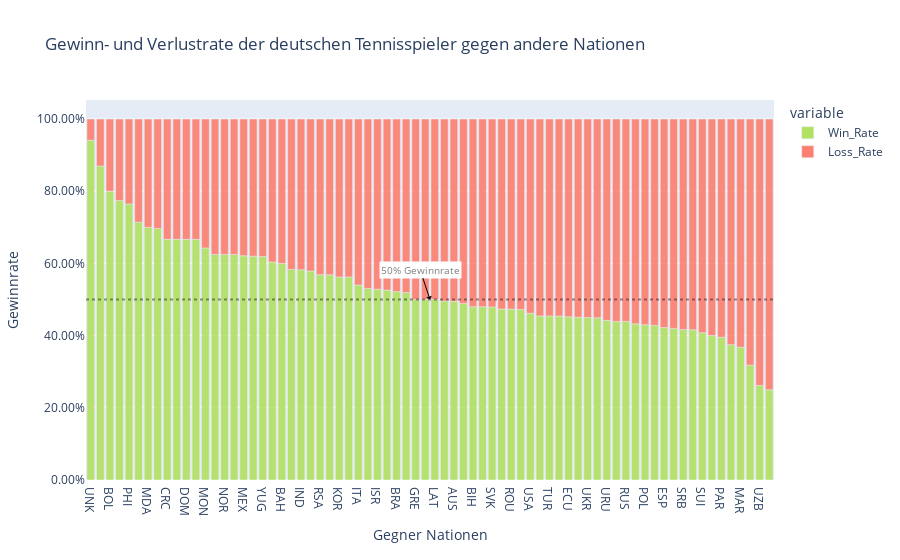

The notebook cell saved with this chart:
### Code cell
fig = px.bar(performance.sort_values('Win_Rate', ascending=False), 
            y=['Win_Rate', 'Loss_Rate'], 
            title='Gewinn- und Verlustrate der deutschen Tennisspieler gegen andere Nationen',
            hover_data=['Siege', 'Niederlagen'],
            color_discrete_sequence=["#b2e061", "#fd7f6f"],
            opacity=0.9)

fig.add_hline(y=0.5, opacity=0.4, line_dash='dot', line_color='black')

fig.add_annotation(text="50% Gewinnrate",
                xref='paper',
                y=performance['Win_Rate'].median(),
                arrowhead=1, 
                showarrow=True, 
                arrowcolor='black',        
                bgcolor='white',
                font=dict(size=10, color='grey'))


fig.update_yaxes(tickformat=".2%")
fig.update_yaxes(title='Gewinnrate')
fig.update_xaxes(title='Gegner Nationen')
fig.show()

### Figure 1 — Plotly figure (JSON) as saved in the notebook; plotly's stock layout.template omitted (floating-point values rounded to 4 significant figures; data arrays with more than 128 entries replaced by an {"elided": "..."} marker saying what was removed)
{"data": [{"alignmentgroup": "True", "customdata": {"elided": "72x2 int values"}, "hovertemplate": "variable=Win_Rate<br>index=%{x}<br>value=%{y}<br>Siege=%{customdata[0]}<br>Niederlagen=%{customdata[1]}<extra></extra>", "legendgroup": "Win_Rate", "marker": {"color": "#b2e061", "opacity": 0.9, "pattern": {"shape": ""}}, "name": "Win_Rate", "offsetgroup": "Win_Rate", "orientation": "v", "showlegend": true, "textposition": "auto", "type": "bar", "x": ["UNK", "VEN", "BOL", "TPE", "PHI", "CHN", "MDA", "THA", "CRC", "TUN", "DOM", "SLO", "MON", "DEN", "NOR", "ARM", "MEX", "POR", "YUG", "BLR", "BAH", "KAZ", "IND", "COL", "RSA", "JPN", "KOR", "EGY", "ITA", "BEL", "ISR", "CAN", "BRA", "AUT", "GRE", "GER", "LAT", "HUN", "AUS", "FRA", "BIH", "GEO", "SVK", "LUX", "ROU", "NED", "USA", "GBR", "TUR", "SWE", "ECU", "FIN", "UKR", "CZE", "URU", "NZL", "RUS", "CRO", "POL", "ARG", "ESP", "PER", "SRB", "CHI", "SUI", "BUL", "PAR", "ZIM", "MAR", "LTU", "UZB", "CYP"], "xaxis": "x", "y": [0.9412, 0.8696, 0.8, 0.7742, 0.7647, 0.7143, 0.7, 0.697, 0.6667, 0.6667, 0.6667, 0.6667, 0.6429, 0.625, 0.625, 0.625, 0.6212, 0.62, 0.619, 0.6038, 0.6, 0.5833, 0.5825, 0.5789, 0.5688, 0.5683, 0.5625, 0.5625, 0.5402, 0.5307, 0.5285, 0.526, 0.5219, 0.5194, 0.5, 0.5, 0.5, 0.4959, 0.4949, 0.4887, 0.48, 0.48, 0.4794, 0.4737, 0.4735, 0.4725, 0.4618, 0.4545, 0.4545, 0.454, 0.4521, 0.451, 0.45, 0.4494, 0.4423, 0.4394, 0.4392, 0.4325, 0.4301, 0.4282, 0.4224, 0.42, 0.4167, 0.4163, 0.4082, 0.4, 0.3953, 0.375, 0.3676, 0.3182, 0.2619, 0.25], "yaxis": "y"}, {"alignmentgroup": "True", "customdata": {"elided": "72x2 int values"}, "hovertemplate": "variable=Loss_Rate<br>index=%{x}<br>value=%{y}<br>Siege=%{customdata[0]}<br>Niederlagen=%{customdata[1]}<extra></extra>", "legendgroup": "Loss_Rate", "marker": {"color": "#fd7f6f", "opacity": 0.9, "pattern": {"shape": ""}}, "name": "Loss_Rate", "offsetgroup": "Loss_Rate", "orientation": "v", "showlegend": true, "textposition": "auto", "type": "bar", "x": ["UNK", "VEN", "BOL", "TPE", "PHI", "CHN", "MDA", "THA", "CRC", "TUN", "DOM", "SLO", "MON", "DEN", "NOR", "ARM", "MEX", "POR", "YUG", "BLR", "BAH", "KAZ", "IND", "COL", "RSA", "JPN", "KOR", "EGY", "ITA", "BEL", "ISR", "CAN", "BRA", "AUT", "GRE", "GER", "LAT", "HUN", "AUS", "FRA", "BIH", "GEO", "SVK", "LUX", "ROU", "NED", "USA", "GBR", "TUR", "SWE", "ECU", "FIN", "UKR", "CZE", "URU", "NZL", "RUS", "CRO", "POL", "ARG", "ESP", "PER", "SRB", "CHI", "SUI", "BUL", "PAR", "ZIM", "MAR", "LTU", "UZB", "CYP"], "xaxis": "x", "y": [0.05882, 0.1304, 0.2, 0.2258, 0.2353, 0.2857, 0.3, 0.303, 0.3333, 0.3333, 0.3333, 0.3333, 0.3571, 0.375, 0.375, 0.375, 0.3788, 0.38, 0.381, 0.3962, 0.4, 0.4167, 0.4175, 0.4211, 0.4312, 0.4317, 0.4375, 0.4375, 0.4598, 0.4693, 0.4715, 0.474, 0.4781, 0.4806, 0.5, 0.5, 0.5, 0.5041, 0.5051, 0.5113, 0.52, 0.52, 0.5206, 0.5263, 0.5265, 0.5275, 0.5382, 0.5455, 0.5455, 0.546, 0.5479, 0.549, 0.55, 0.5506, 0.5577, 0.5606, 0.5608, 0.5675, 0.5699, 0.5718, 0.5776, 0.58, 0.5833, 0.5837, 0.5918, 0.6, 0.6047, 0.625, 0.6324, 0.6818, 0.7381, 0.75], "yaxis": "y"}], "layout": {"annotations": [{"arrowcolor": "black", "arrowhead": 1, "bgcolor": "white", "font": {"color": "grey", "size": 10}, "showarrow": true, "text": "50% Gewinnrate", "xref": "paper", "y": 0.5}], "barmode": "relative", "legend": {"title": {"text": "variable"}, "tracegroupgap": 0}, "shapes": [{"line": {"color": "black", "dash": "dot"}, "opacity": 0.4, "type": "line", "x0": 0, "x1": 1, "xref": "x domain", "y0": 0.5, "y1": 0.5, "yref": "y"}], "title": {"text": "Gewinn- und Verlustrate der deutschen Tennisspieler gegen andere Nationen"}, "xaxis": {"anchor": "y", "domain": [0, 1], "title": {"text": "Gegner Nationen"}}, "yaxis": {"anchor": "x", "domain": [0, 1], "tickformat": ".2%", "title": {"text": "Gewinnrate"}}}}
